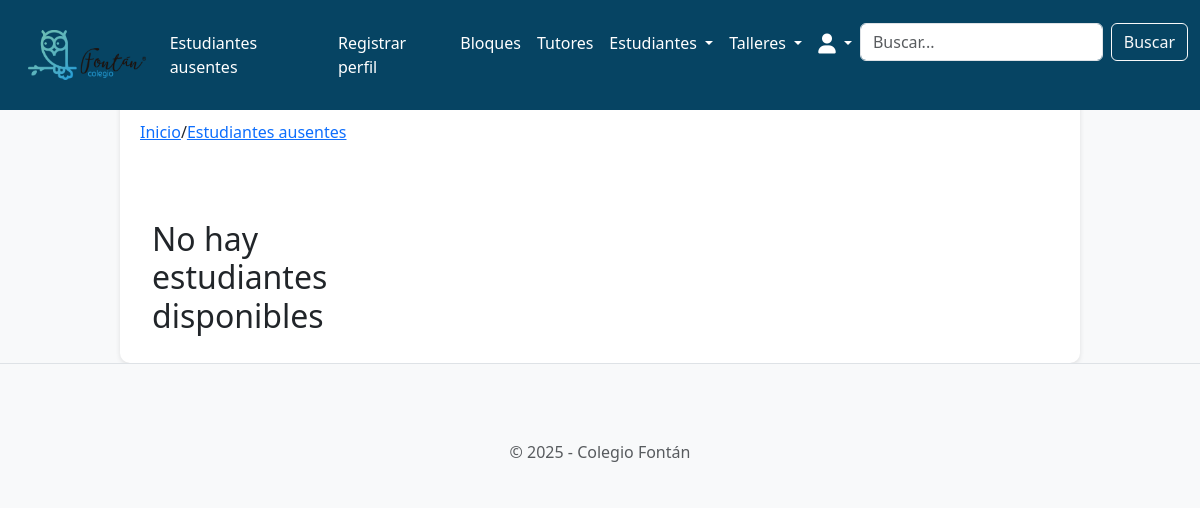
/students/absent_students/ (signed in), run on an earlier commit of the app's database.
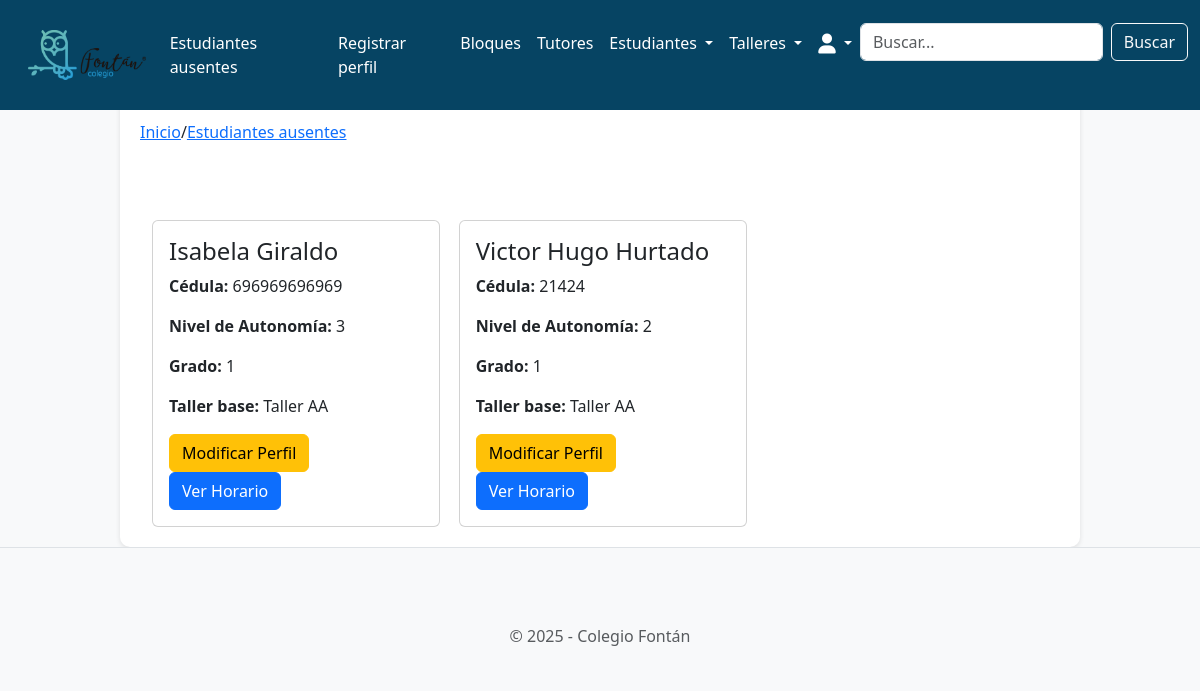
And on a later commit of the database.
### students/models.py (models this page shows, shortened)
class Student(models.Model):
    STATUS_CHOICES = [
        ('present', 'Presente'),
        ('absent', 'Ausente'),
        ('neutral', 'No llamado'),
    ]
    student_id = models.AutoField(primary_key=True)
    name = models.CharField(max_length=100)
    lastname = models.CharField(max_length=100)
    id_number = models.IntegerField(unique=True)
    autonomy_level = models.IntegerField(
        choices=[
            (1, 'Nivel 1'),
            (2, 'Nivel 2'),
            (3, 'Nivel 3'),
        ],
        default=1,
    )
    extended_vacation = models.BooleanField(default=False)
    grade = models.IntegerField(
        choices=[
            (1, '1'),
            (2, '2'),
            (3, '3'),
            (4, '4'),
            (5, '5'),
            (6, '6'),
            (7, '7'),
            (8, '8'),
            (9, '9'),
            (10, '10'),
            (11, '11'),
        ],
        default=1,
    )
    status = models.CharField(
        max_length=10,
        choices=STATUS_CHOICES,
        default='neutral'
    )
    workshop = models.ForeignKey('workshops.Workshop', on_delete=models.SET_NULL, null=True, blank=True)
    last_reset = models.DateTimeField(default=now)

### workshops/models.py (models this page shows, shortened)
class Workshop(models.Model):
    WORKSHOP_TYPES = [
        ('primary', 'Primaria'),
        ('high_school', 'Bachillerato'),
        ('collective', 'Colectivo'),
    ]
    workshop_id = models.AutoField(primary_key=True)
    name = models.CharField(max_length=100, unique=True)
    tutor = models.ForeignKey(
        'tutors.Tutor',
        on_delete=models.SET_NULL,
        null=True,
        blank=True,
        related_name='workshops'  # Esta línea permite acceder a los talleres desde el tutor
    )
    max_capacity = models.IntegerField(default=25)
    type = models.CharField(
        max_length=20,
        choices=WORKSHOP_TYPES,
        default='primary'
    )

### students/views.py (the view)
# urls.py: path('absent_students/', views.absent_students, name='students.absent_students'),
def absent_students(request):
    workshops = Workshop.objects.all()
    students = Student.objects.filter(status='absent')
    paginator = Paginator(students, 30)
    page_number = request.GET.get('page')
    page_obj = paginator.get_page(page_number)
    return render(request, 'students/absent_students.html', {
        'workshops': workshops,
        'students': page_obj,
    })

### students/templates/students/absent_students.html (shortened to what this page needs)
{% extends 'base.html' %}
{% block breadcrumb %}
<a href="{% url 'home.home' %}">Inicio</a>
<span>/</span>
<a href="{% url 'students.absent_students' %}">Estudiantes ausentes</a>
{% endblock %}
{% load static %}
{% block content %}
<div class="container">
  <div class="row row-cols-1 row-cols-md-3 g-4">
    {% if students %}
      {% for student in students %}
        <div class="col">
          <div class="card" style="width: 18rem;">
            <div class="card-body">
              <h4 class="card-title">{{ student.name }} {{ student.lastname }}</h4>
              <p class="card-text"><strong>Cédula:</strong> {{ student.id_number }}</p>
              <p class="card-text"><strong>Nivel de Autonomía:</strong> {{ student.autonomy_level }}</p>
              <p class="card-text"><strong>Grado:</strong> {{ student.grade }}</p>
              <p class="card-text"><strong>Taller base:</strong> {{ student.workshop.name }}</p>
              <a href="{% url 'students.modify_student' student_id=student.student_id %}" class="btn btn-warning">Modificar Perfil</a>
              <a href="{% url 'student_schedule' student_id=student.student_id %}" class="btn btn-primary">Ver Horario</a>
            </div>
          </div>
        </div>
      {% endfor %}
    {% else %}
      <h2>No hay estudiantes disponibles</h2>
    {% endif %}
  </div>
</div>
{% endblock %}

### horariosfontanproyecto/templates/base.html (shortened to what this page needs)
<!doctype html>
<html lang="en">
  {% load static %}
  <head>
    <link href="https://cdn.jsdelivr.net/npm/bootstrap@5.3.0-alpha1/dist/css/bootstrap.min.css" rel="stylesheet">
    <link rel="stylesheet" href="https://cdnjs.cloudflare.com/ajax/libs/font-awesome/6.0.0-beta3/css/all.min.css">
    <link rel="stylesheet" href="{% static 'css/style.css'%}">
  </head>
  <body>
    {% include 'navbar.html' %}
    <div class="container container-principal">
      <div style="margin-top: 100px;">
        <nav aria-label="breadcrumb">
          <ol class="breadcrumb">
            {% block breadcrumb %}
            {% endblock %}
          </ol>
        </nav>
        {% block content %}
        {% endblock %}
      </div>
    </div>
    <footer class="footer mt-auto py-3 bg-light">
      <div class="container text-center">
        <span class="text-muted">&copy; 2025 - Colegio Fontán</span>
      </div>
    </footer>
  </body>
</html>

### horariosfontanproyecto/templates/navbar.html (shortened to what this page needs)
{% load static %}
<nav class="navbar navbar-expand-lg navbar-dark custom-navbar-bg" style="height: 110px; position: fixed; width: 100%; z-index: 1000;">
  <div class="container-fluid">
    {% if user.is_authenticated %}
    <div class="collapse navbar-collapse" id="navbarSupportedContent">
      <a class="navbar-brand ms-3" href="{% url 'home.home' %}">
        <img src="{% static 'images/logo.png' %}" alt="Colegio Fontán">
      </a>
      {% endif %}
      <ul class="navbar-nav ms-auto mb-2 mb-lg-0">
        {% if user.is_authenticated %}
          <li class="nav-item">
            <a class="nav-link" href="{% url 'students.absent_students' %}">Estudiantes ausentes</a>
          </li>
          <li class="nav-item">
            <a class="nav-link" href="{% url 'accounts.signup' %}">Registrar perfil</a>
          </li>
          <li class="nav-item">
            <a class="nav-link" href="{% url 'workshops:show_blocks' %}">Bloques</a>
          </li>
          <li class="nav-item">
            <a class="nav-link" href="{% url 'tutors.tutors_list' %}">Tutores</a>
          </li>
          <li class="nav-item dropdown">
            <a class="nav-link dropdown-toggle" href="#" id="estudiantesDropdown" role="button" data-bs-toggle="dropdown" aria-expanded="false">
              Estudiantes
            </a>
          </li>
          <li class="nav-item dropdown">
            <a class="nav-link dropdown-toggle" href="#" id="talleresDropdown" role="button" data-bs-toggle="dropdown" aria-expanded="false">
              Talleres
            </a>
          </li>
          <li class="nav-item dropdown">
            <a class="nav-link dropdown-toggle" href="#" id="profileDropdown" role="button" data-bs-toggle="dropdown" aria-expanded="false">
              <i class="fas fa-user fa-lg"></i>
            </a>
          </li>
          <li class="nav-item">
            <form class="d-flex" action="{% if search_type == 'tutors' %}{% url 'tutors.tutors_list' %}{% else %}{% url 'students.student_list' %}{% endif %}" method="GET">
              <input class="form-control me-2" type="search" placeholder="Buscar..." aria-label="Buscar" name="query">
              <button class="btn btn-outline-light" type="submit">Buscar</button>
            </form>
          </li>
        {% endif %}
      </ul>
    </div>
  </div>
</nav>

### horariosfontanproyecto/templates/base.html (style rules this page uses)
body { background-color: #f8f9fa; }
.container-principal { background-color: #fff; border-radius: 10px; box-shadow: 0 2px 5px rgba(0, 0, 0, 0.1); padding: 20px; }
.breadcrumb { background-color: transparent; padding: 0; }
.footer { background-color: #f8f9fa; border-top: 1px solid #dee2e6; }
.container { max-width: 960px; margin: 0 auto; }

### horariosfontanproyecto/templates/navbar.html (style rules this page uses)
:root { --primary-color: #064463; --secondary-color: #1C5471; --hover-color: #163E59; --text-color: #fff; --bg-color: #f9f9f9; }
.custom-navbar-bg { background-color: var(--primary-color) !important; }
.navbar-brand img { max-height: 50px; width: auto; }
.navbar-nav .nav-link { color: var(--text-color); text-decoration: none; font-size: 1rem; }

What changed in the data, as far as the page shows it:
now on this page (row edited): Student: name "Isabela", lastname "Giraldo", id_number "696969696969", autonomy_level "3", grade "1", workshop.name "Taller AA"
now on this page (row edited): Student: name "Victor Hugo", lastname "Hurtado", id_number "21424", autonomy_level "2", grade "1", workshop.name "Taller AA"
Also different on the page:
text no longer shown: "No hay estudiantes disponibles"
